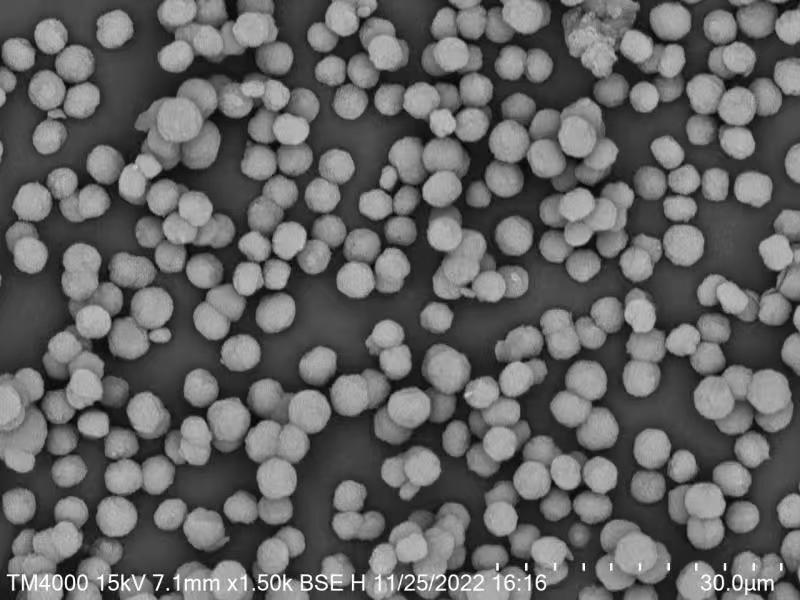
#> input picture 0001.jpeg, 800 x 600 px
$ python count.py
#> lines starting #> are read from the running program, lines starting #| are printed output that depends on the picture; after the words box and inside, x2 and y2 are one past the last pixel; in counts of white or black regions, pixels touching at a corner belong together
import cv2
import numpy as np

image = cv2.imread("0001.jpeg")
#> image is the input picture: shape (600, 800, 3); min 0, max 255, mean 100.3
gray = cv2.cvtColor(image, cv2.COLOR_BGR2GRAY) # 转为灰度图
# 进行高斯模糊
blurred = cv2.GaussianBlur(gray, (11, 11), 0)
edge = cv2.Canny(blurred, 30, 150)
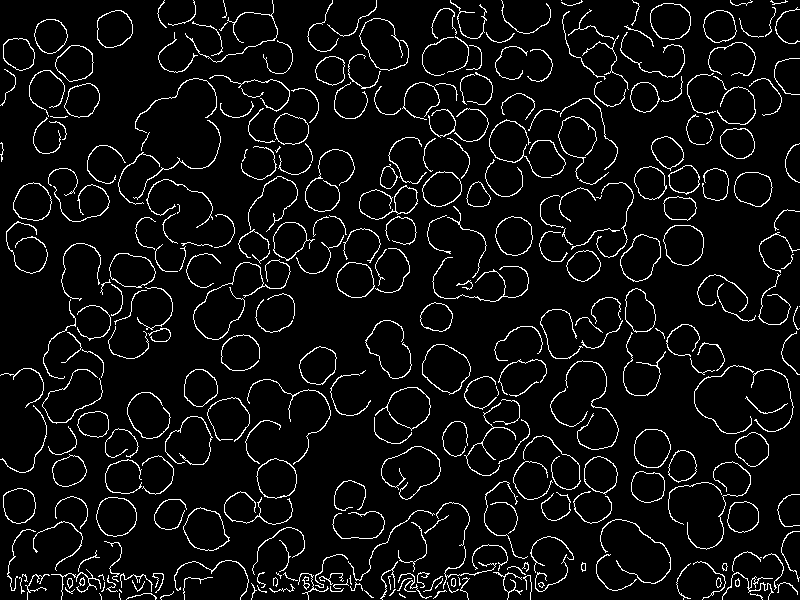
#> edge: shape (600, 800); 6.1% white in thin lines or dots
cv2.imwrite("/home/rui/vistr/image_process/results/edge.jpg", edge)

contour = image.copy()
(cnts, _) = cv2.findContours(edge, cv2.RETR_EXTERNAL, cv2.CHAIN_APPROX_SIMPLE)  # 轮廓检测
#> cnts = 328 contours, 162 with area under 20; largest, box (x1, y1, x2, y2) and area: (422, 344, 471, 395) 1682, (183, 507, 230, 551) 1379, (375, 387, 431, 431) 1332, (620, 234, 661, 282) 1312, (663, 225, 704, 266) 1296
cv2.drawContours(contour, cnts, -1, (0, 255, 0), 2)  # 绘制轮廓
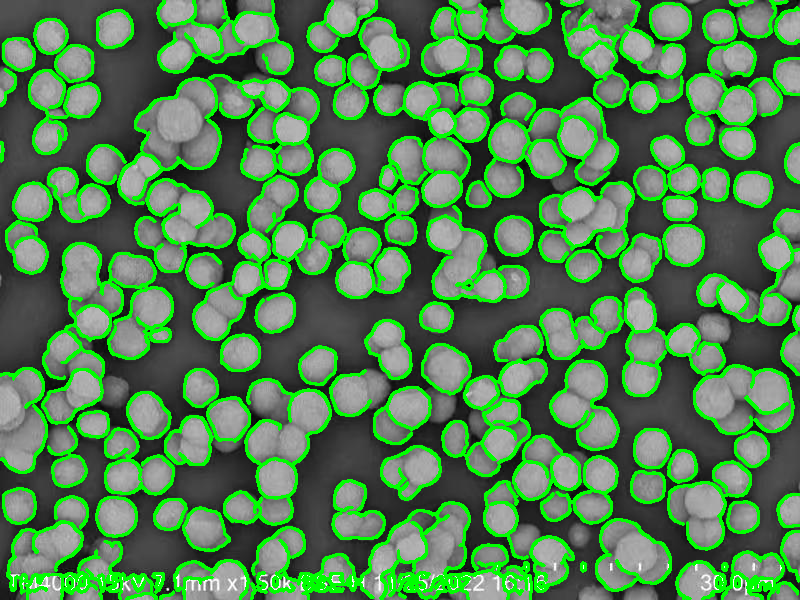
#> contour: shape (600, 800, 3); 19.48% of pixels changed, all inside (x1, y1, x2, y2) = (0, 0, 800, 600)
cv2.imwrite("/home/rui/vistr/image_process/results/contour.jpg", contour)

count = 0  # 元素个数
margin = 5  # 裁剪边距
draw_rect = image.copy()
for i, contour in enumerate(cnts):
    area = cv2.contourArea(contour)  # 计算包围形状的面积
    if area < 15:  # 过滤面积小于15的形状
        continue
    count += 1
    rect = cv2.minAreaRect(contour)  # 检测轮廓最小外接矩形，得到最小外接矩形的（中心(x,y), (宽,高), 旋转角度）
    box = np.int0(cv2.boxPoints(rect))  # 获取最小外接矩形的4个顶点坐标
    cv2.drawContours(draw_rect, [box], 0, (255, 0, 0), 2)  # 绘制轮廓最小外接矩形

    h, w = image.shape[:2]  # 原图像的高和宽
    rect_w, rect_h = int(rect[1][0]) + 1, int(rect[1][1]) + 1  # 最小外接矩形的宽和高
    if rect_w <= rect_h:
        x, y = int(box[1][0]), int(box[1][1])  # 旋转中心
        M2 = cv2.getRotationMatrix2D((x, y), rect[2], 1)
        rotated_image = cv2.warpAffine(image, M2, (w * 2, h * 2))
        y1, y2 = y - margin if y - margin > 0 else 0, y + rect_h + margin + 1
        x1, x2 = x - margin if x - margin > 0 else 0, x + rect_w + margin + 1
        rotated_canvas = rotated_image[y1: y2, x1: x2]
    else:
        x, y = int(box[2][0]), int(box[2][1])  # 旋转中心
        M2 = cv2.getRotationMatrix2D((x, y), rect[2] + 90, 1)
        rotated_image = cv2.warpAffine(image, M2, (w * 2, h * 2))
        y1, y2 = y - margin if y - margin > 0 else 0, y + rect_w + margin + 1
        x1, x2 = x - margin if x - margin > 0 else 0, x + rect_h + margin + 1
        rotated_canvas = rotated_image[y1: y2, x1: x2]
    print("dot_th #{}".format(count))
    # cv2.imshow("rotated_canvas", rotated_canvas)
    cv2.imwrite("/home/rui/vistr/image_process/rotation-results/{}.jpg".format(count), rotated_canvas)
    cv2.waitKey(0)
#> this loop made 328 passes
#> (area, rect, box, rect_w, rect_h, x, y, M2) on passes 23, 24, 27, 28: (25.5, ((737, 582), (8, 4), -90), [[739, 586], [735, 586], [735, 578], [739, 578]], 9, 5, 735, 578, [[1, 0, 0], [0, 1, 0]]), (29, ((453, 582), (8, 4), -90), [[455, 586], [451, 586], [451, 578], [455, 578]], 9, 5, 451, 578, [[1, 0, 0], [0, 1, 0]]), (37.5, ((69.5, 583), (10, 5), -90), [[72, 588], [67, 588], [67, 578], [72, 578]], 11, 6, 67, 578, [[1, 0, 0], [0, 1, 0]]), (34.5, ((718.5, 582), (10, 5), -90), [[721, 587], [716, 587], [716, 577], [721, 577]], 11, 6, 716, 577, [[1, 0, 0], [0, 1, 0]])
#> (area, rect_w, rect_h, x, y, M2, y1, y2) on passes 61, 62, 63, 64, 65, 70: (23.5, 28, 39, 692, 562, [[0.968, -0.249, 161.8], [0.249, 0.968, -154.6]], 557, 607), (24.5, 40, 15, 383, 559, [[0.993, 0.119, -63.87], [-0.119, 0.993, 49.61]], 554, 605), (42, 38, 75, 171, 589, [[0.141, -0.99, 729.9], [0.99, 0.141, 336.4]], 584, 670), (22.5, 27, 41, 588, 570, [[0.693, -0.721, 591.3], [0.721, 0.693, -248.9]], 565, 617), (23, 45, 20, 566, 553, [[0.527, 0.85, -202.3], [-0.85, 0.527, 742.3]], 548, 604), (27.5, 59, 32, 486, 537, [[0.351, 0.936, -187.5], [-0.936, 0.351, 803.5]], 532, 602)
#| dot_th #1
#| dot_th #2
#| dot_th #3
#| dot_th #4
#| dot_th #5
#| dot_th #6
#| dot_th #7
#| dot_th #8
#> (further printed lines are left out)
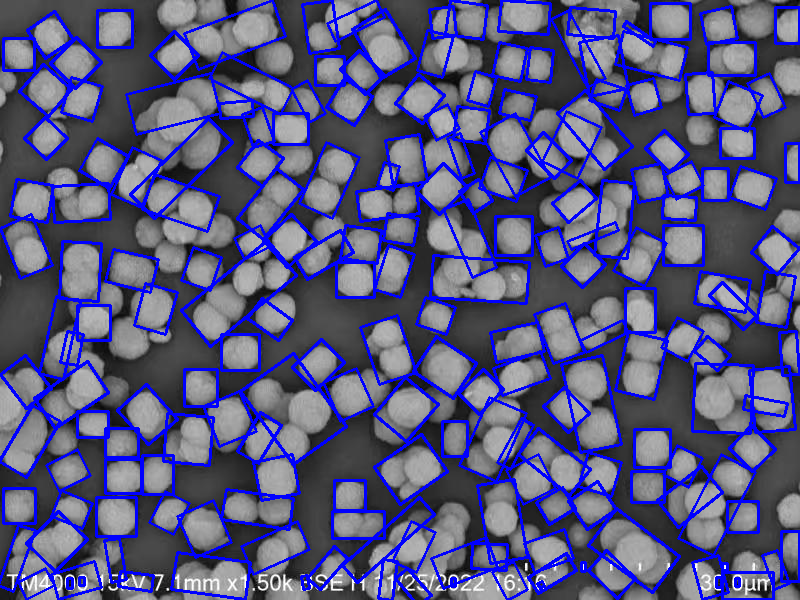
#> draw_rect: shape (600, 800, 3); 16.77% of pixels changed, all inside (x1, y1, x2, y2) = (0, 0, 800, 600)
# cv2.imwrite("/home/rui/vistr/image_process/results/rect.jpg", draw_rect)
